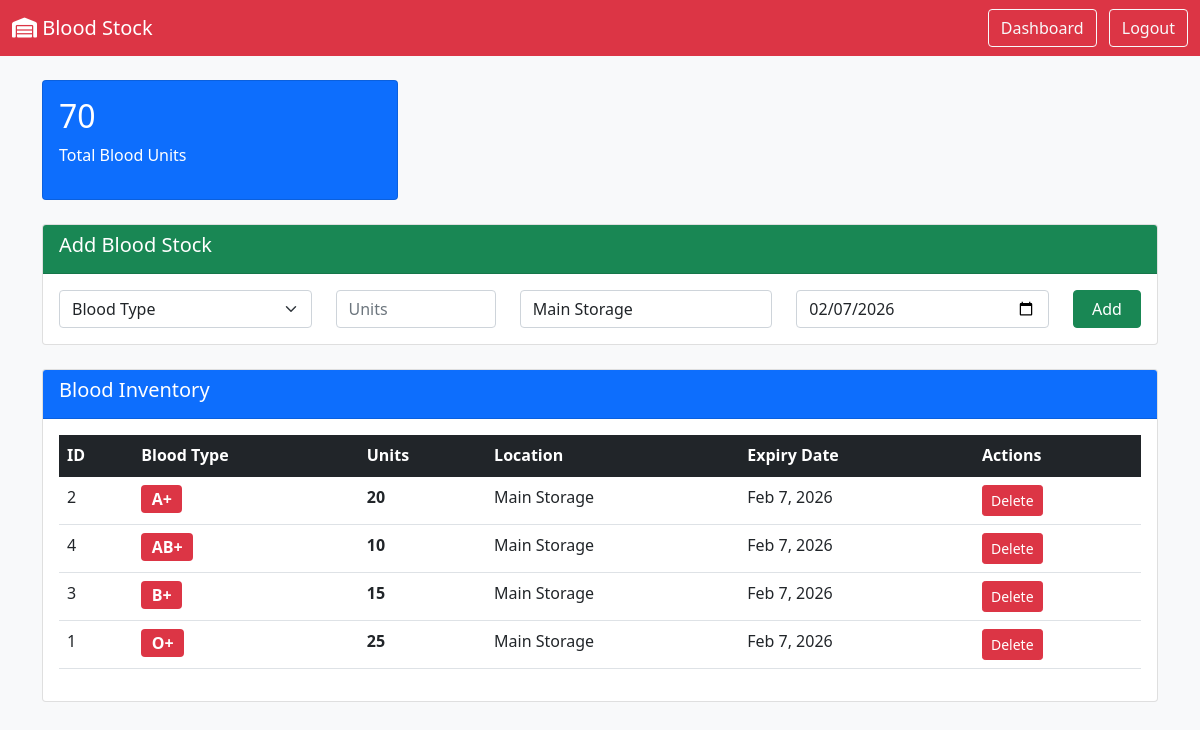
Screenshot of /blood_stock.php (signed in) with the database file from the repository.
### tables this page shows
CREATE TABLE IF NOT EXISTS blood_inventory (
    id INT AUTO_INCREMENT PRIMARY KEY,
    blood_type VARCHAR(5) NOT NULL,
    units INT NOT NULL,
    location VARCHAR(100) DEFAULT 'Main Storage',
    expiry_date DATE,
    status VARCHAR(20) DEFAULT 'available',
    created_at TIMESTAMP DEFAULT CURRENT_TIMESTAMP
);

### blood_stock.php (the view, shortened to what this page needs)
<?php
include 'config.php';
$inventory = $conn->query("SELECT * FROM blood_inventory ORDER BY blood_type")->fetch_all(MYSQLI_ASSOC);
$total_units = $conn->query("SELECT SUM(units) as total FROM blood_inventory")->fetch_assoc()['total'] ?? 0;
?>
<!DOCTYPE html>
<html>
<head>
    <link href="https://cdn.jsdelivr.net/npm/bootstrap@5.1.3/dist/css/bootstrap.min.css" rel="stylesheet">
    <link href="https://cdnjs.cloudflare.com/ajax/libs/font-awesome/6.0.0/css/all.min.css" rel="stylesheet">
</head>
<body class="bg-light">
    <nav class="navbar navbar-dark bg-danger">
        <div class="container-fluid">
            <span class="navbar-brand"><i class="fas fa-warehouse"></i> Blood Stock</span>
            <div>
                <a href="admin_dashboard.php" class="btn btn-outline-light me-2">Dashboard</a>
                <a href="logout.php" class="btn btn-outline-light">Logout</a>
            </div>
        </div>
    </nav>
    <div class="container mt-4">
        <div class="row mb-4">
            <div class="col-md-4">
                <div class="card bg-primary text-white">
                    <div class="card-body">
                        <h2><?= $total_units ?></h2>
                        <p>Total Blood Units</p>
                    </div>
                </div>
            </div>
        </div>
        <div class="card mb-4">
            <div class="card-header bg-success text-white">
                <h5>Add Blood Stock</h5>
            </div>
            <div class="card-body">
                <form method="POST">
                    <div class="row">
                        <div class="col-md-3">
                            <select class="form-select" name="blood_type" required>
                                <option value="">Blood Type</option>
                            </select>
                        </div>
                        <div class="col-md-2">
                            <input type="number" class="form-control" name="units" placeholder="Units" required>
                        </div>
                        <div class="col-md-3">
                            <input type="text" class="form-control" name="location" value="Main Storage" required>
                        </div>
                        <div class="col-md-3">
                            <input type="date" class="form-control" name="expiry_date" value="<?= date('Y-m-d', strtotime('+30 days')) ?>" required>
                        </div>
                        <div class="col-md-1">
                            <button class="btn btn-success w-100" name="add_stock">Add</button>
                        </div>
                    </div>
                </form>
            </div>
        </div>
        <div class="card">
            <div class="card-header bg-primary text-white">
                <h5>Blood Inventory</h5>
            </div>
            <div class="card-body">
                <table class="table table-hover">
                    <thead class="table-dark">
                        <tr>
                            <th>ID</th>
                            <th>Blood Type</th>
                            <th>Units</th>
                            <th>Location</th>
                            <th>Expiry Date</th>
                            <th>Actions</th>
                        </tr>
                    </thead>
                    <tbody>
                        <?php foreach($inventory as $item): ?>
                        <tr>
                            <td><?= $item['id'] ?></td>
                            <td><span class="badge bg-danger fs-6"><?= $item['blood_type'] ?></span></td>
                            <td><strong><?= $item['units'] ?></strong></td>
                            <td><?= $item['location'] ?></td>
                            <td><?= date('M j, Y', strtotime($item['expiry_date'])) ?></td>
                            <td>
                                <a href="?delete=<?= $item['id'] ?>" class="btn btn-sm btn-danger" onclick="return confirm('Delete?')">Delete</a>
                            </td>
                        </tr>
                        <?php endforeach; ?>
                    </tbody>
                </table>
            </div>
        </div>
    </div>
</body>
</html>

### rows the page displays
blood_inventory: id "2", blood_type "A+", units "20", location "Main Storage", expiry_date "Feb 7, 2026"
blood_inventory: id "4", blood_type "AB+", units "10", location "Main Storage", expiry_date "Feb 7, 2026"
blood_inventory: id "3", blood_type "B+", units "15", location "Main Storage", expiry_date "Feb 7, 2026"
blood_inventory: id "1", blood_type "O+", units "25", location "Main Storage", expiry_date "Feb 7, 2026"

### other values shown
$total_units "70"
